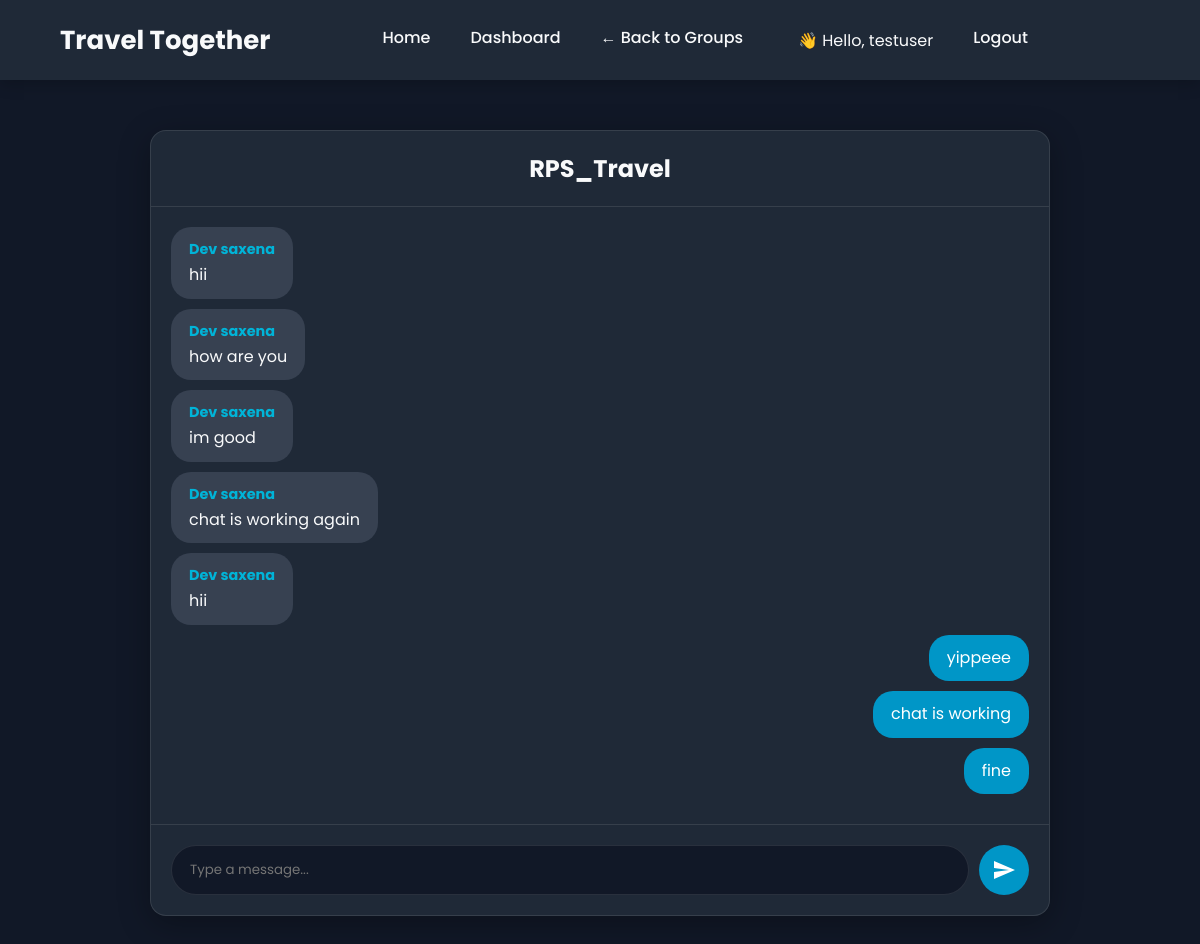
/groups/chat/63e4b632aa494b1a9e5e95422d07b6b0 (signed in), run on the app's committed database.
### tables this page shows
CREATE TABLE Users (
        userid TEXT PRIMARY KEY,
        username TEXT UNIQUE NOT NULL,
        password TEXT NOT NULL,
        email TEXT UNIQUE NOT NULL,
        phone_no TEXT UNIQUE,
        gender TEXT CHECK(gender IN ('Male', 'Female', 'Other')),
        marital_status TEXT CHECK(marital_status IN ('Single', 'Married', 'Divorced', 'Widowed')),
        bio TEXT,
        created_at TEXT DEFAULT CURRENT_TIMESTAMP
    );

CREATE TABLE Groups (
        group_id TEXT PRIMARY KEY,
        group_name TEXT NOT NULL,
        group_description TEXT,
        group_type TEXT NOT NULL CHECK(group_type IN ('Public', 'Private')),
        owner_id TEXT NOT NULL,
        destination_id TEXT,
        member_count INTEGER DEFAULT 1,
        max_members INTEGER DEFAULT 50,
        created_at TEXT DEFAULT CURRENT_TIMESTAMP,
        FOREIGN KEY (owner_id) REFERENCES Users (userid) ON DELETE CASCADE,
        FOREIGN KEY (destination_id) REFERENCES Destinations (destination_id) ON DELETE SET NULL
    );

CREATE TABLE GroupMessages (
        message_id INTEGER PRIMARY KEY AUTOINCREMENT,
        group_id TEXT NOT NULL,
        sender_id TEXT NOT NULL,
        message TEXT NOT NULL,
        timestamp DATETIME DEFAULT CURRENT_TIMESTAMP,
        FOREIGN KEY (group_id) REFERENCES Groups (group_id) ON DELETE CASCADE,
        FOREIGN KEY (sender_id) REFERENCES Users (userid) ON DELETE CASCADE
    );

### app.py (the view)
@app.route('/groups/chat/<group_id>')
def group_chat(group_id):
    conn, user = validate_user_session()
    if not user: return redirect("/auth")
    is_member = conn.execute("SELECT 1 FROM GroupMembers WHERE group_id=? AND user_id=?", (group_id, user['userid'])).fetchone()
    if not is_member:
        flash("⚠️ You are not a member of this group.")
        conn.close()
        return redirect("/groups")
    group = conn.execute("SELECT group_name FROM Groups WHERE group_id=?", (group_id,)).fetchone()
    db_rows = conn.execute("""
        SELECT m.message, m.timestamp, u.username AS sender_name
        FROM GroupMessages m JOIN Users u ON m.sender_id = u.userid
        WHERE m.group_id = ? ORDER BY m.timestamp ASC
    """, (group_id,)).fetchall()
    conn.close()
    messages = [dict(row) for row in db_rows]
    return render_template(
        "group_chat.html",
        group_id=group_id,
        group_name=group['group_name'],
        messages=messages,
        username=user['username']
    )

### app.py (called while the page is built)
def validate_user_session():
    user_id = session.get("user_id")
    if not user_id:
        return None, None  # No user in session
    conn = database.get_db_connection()
    user = conn.execute("SELECT * FROM Users WHERE userid = ?", (user_id,)).fetchone()
    if not user:
        session.clear()
        flash("Your session was invalid. Please log in again.", "warning")
        conn.close()
        return None, None
    return conn, user

### database.py (called while the page is built)
def get_db_connection():
    conn = sqlite3.connect('travel_together.db')
    conn.row_factory = sqlite3.Row
    conn.execute("PRAGMA foreign_keys = ON;")
    return conn

### templates/group_chat.html (shortened to what this page needs)
<!DOCTYPE html>
<html lang="en">
<head>
    <link rel="stylesheet" href="/static/style.css">
</head>
<body data-group-id="{{ group_id }}" data-username="{{ username }}">
<header class="navbar">
    <div class="logo">Travel Together</div>
    <nav class="nav-links" id="nav-links">
        <a href="/home">Home</a>
        <a href="/user">Dashboard</a>
        <a href="/groups">← Back to Groups</a>
        {% if username %}
            <span style="margin-left: 15px;">👋 Hello, {{ username }}</span>
            <a href="/logout">Logout</a>
        {% endif %}
    </nav>
</header>
<main>
    <div class="group-chat-container">
        <h2>{{ group_name }}</h2>
        <div class="group-chat-messages" id="messages">
            {% for msg in messages %}
                <div class="message {% if msg.sender_name == username %}sent{% else %}received{% endif %}">
                    <strong>{{ msg.sender_name }}</strong>
                    <p>{{ msg.message }}</p>
                </div>
            {% endfor %}
        </div>
        <form class="group-chat-form" id="chat-form">
            <input type="text" name="message" placeholder="Type a message..." required autocomplete="off">
            <button type="submit" class="send-btn">
                <svg xmlns="http://www.w3.org/2000/svg" viewBox="0 0 24 24" fill="currentColor" width="24" height="24">
                    <path d="M2.01 21L23 12 2.01 3 2 10l15 2-15 2z"/>
                </svg>
            </button>
        </form>
    </div>
</main>
</body>
</html>

### static/style.css (style rules this page uses)
:root { --theme-bg: #111827; --theme-bg-secondary: #1f2937; --theme-text-primary: #f9fafb; --theme-text-secondary: #d1d5db; --theme-border: rgba(255, 255, 255, 0.1); --theme-card-bg: rgba(31, 41, 55, 0.5); --primary-color: #0096c7; --secondary-color: #00b4d8; --accent-color: #ff8c42; --border-radius: 16px; --shadow: 0 8px 32px rgba(0, 0, 0, 0.3); }
* { margin: 0; padding: 0; box-sizing: border-box; font-family: 'Poppins', sans-serif; }
body { display: flex; flex-direction: column; min-height: 100vh; color: var(--theme-text-primary); background-color: var(--theme-bg); background-attachment: fixed; }
main { flex-grow: 1; }
.navbar { display: flex; justify-content: space-between; align-items: center; width: 100%; padding: 0 5%; height: 80px; background: var(--theme-bg-secondary); color: var(--theme-text-primary); box-shadow: 0 4px 15px rgba(0, 0, 0, 0.2); position: relative; z-index: 1000; }
.logo { font-size: 26px; font-weight: 700; }
.nav-links { display: flex; gap: 40px; align-items: center; }
.nav-links a { color: var(--theme-text-primary); text-decoration: none; font-size: 16px; font-weight: 500; padding-bottom: 5px; position: relative; transition: color 0.3s; }
.nav-links a::after { content: ''; position: absolute; bottom: 0; left: 0; width: 0; height: 2px; background-color: var(--accent-color); transition: width 0.3s ease-out; }
.group-chat-container { max-width: 900px;margin: 50px auto;background: var(--theme-bg-secondary);border-radius: var(--border-radius);box-shadow: var(--shadow);display: flex;flex-direction: column;height: calc(100vh - 180px);border: 1px solid var(--theme-border); }
.group-chat-container h2 { text-align: center;padding: 20px;border-bottom: 1px solid var(--theme-border);color: var(--theme-text-primary); }
.group-chat-messages { flex-grow: 1;padding: 20px;overflow-y: auto;display: flex;flex-direction: column; }
.message { padding: 10px 15px;border-radius: 18px;margin-bottom: 10px;max-width: 75%;line-height: 1.4;word-wrap: break-word;animation: fadeInUp 0.5s ease; }
.message strong { display: block;margin-bottom: 5px;font-size: 0.9rem;color: var(--secondary-color); }
.message p { margin: 0; }
.received { background-color: #374151; align-self: flex-start; border-bottom-left-radius: 5px; }
.sent { background-color: var(--primary-color); color: white;align-self: flex-end; border-bottom-right-radius: 5px; }
.group-chat-form { display: flex;padding: 20px;border-top: 1px solid var(--theme-border);gap: 10px; }
.group-chat-form input { flex-grow: 1;border: 1px solid var(--theme-border);padding: 12px 18px;border-radius: 50px;background: var(--theme-bg);color: var(--theme-text-primary); }
.group-chat-form button { background: var(--primary-color);border: none;color: white;border-radius: 50%;width: 50px;height: 50px;display: flex;align-items: center;justify-content: center;cursor: pointer;transition: background 0.3s; }
.message { max-width: 85%; padding: 12px 18px; border-radius: 20px; word-wrap: break-word; line-height: 1.4; animation: fadeInUp 0.5s ease-out; }

### data on the page
Users: username "testuser"
Groups: group_name "RPS_Travel"
GroupMessages: sender_name "Dev saxena", message "hii"
GroupMessages: sender_name "Dev saxena", message "how are you"
GroupMessages: sender_name "Dev saxena", message "im good"
GroupMessages: sender_name "Dev saxena", message "chat is working again"
GroupMessages: sender_name "Dev saxena", message "hii"
GroupMessages: message "yippeee"
GroupMessages: message "chat is working"
GroupMessages: message "fine"
